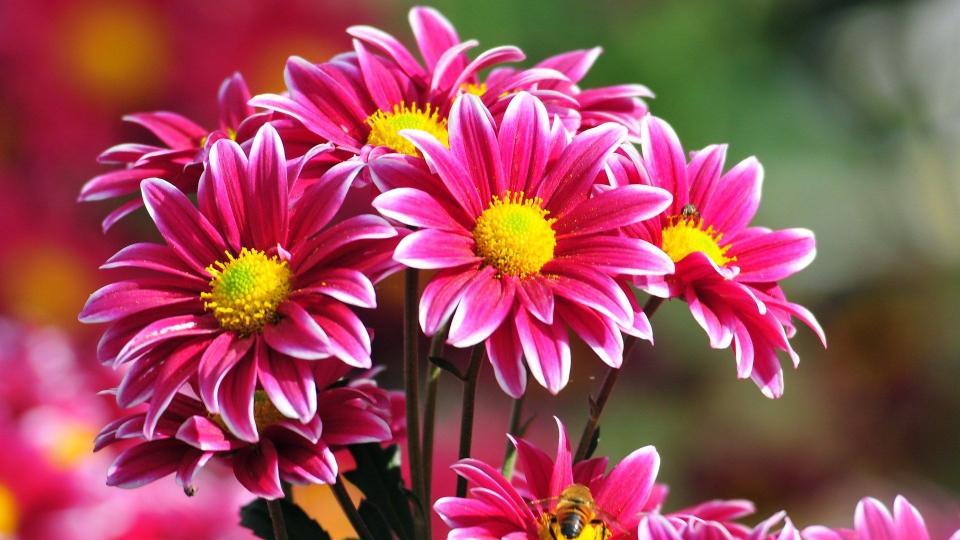
#> input picture Image Resizer Project/input_images/photo 1.jpg, 1920 x 1080 px (shown at 1/2 size); its folder holds 2 pictures in this run
$ python image_resizer.py
#> lines starting #> are read from the running program, lines starting #| are printed output that depends on the picture
import os
from PIL import Image

input_folder = "input_images"
output_folder = "output_images"

if not os.path.exists(output_folder):
    os.makedirs(output_folder)

for filename in os.listdir(input_folder):
    if filename.endswith((".jpg", ".png", ".jpeg")):
        img = Image.open(os.path.join(input_folder, filename))
#> img is the input picture: PIL image 1920x1080 RGB; mean R, G, B 155, 75.4, 87.3
        img = img.resize((800, 600))
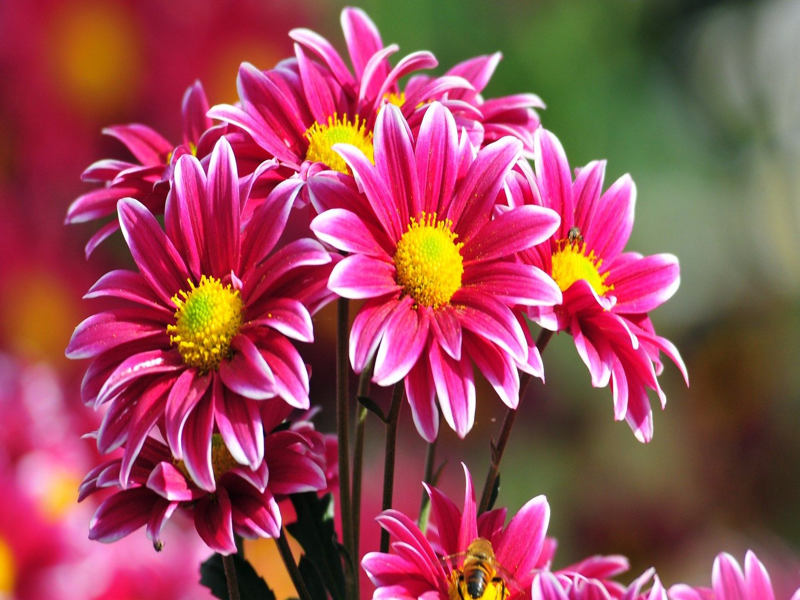
#> img: PIL image 800x600 RGB; mean R, G, B 155, 75.4, 87.3
        img.save(os.path.join(output_folder, filename))
        print("Resized:", filename)
#> pass 2 of the loop `for filename in os.listdir(input_folder):`:
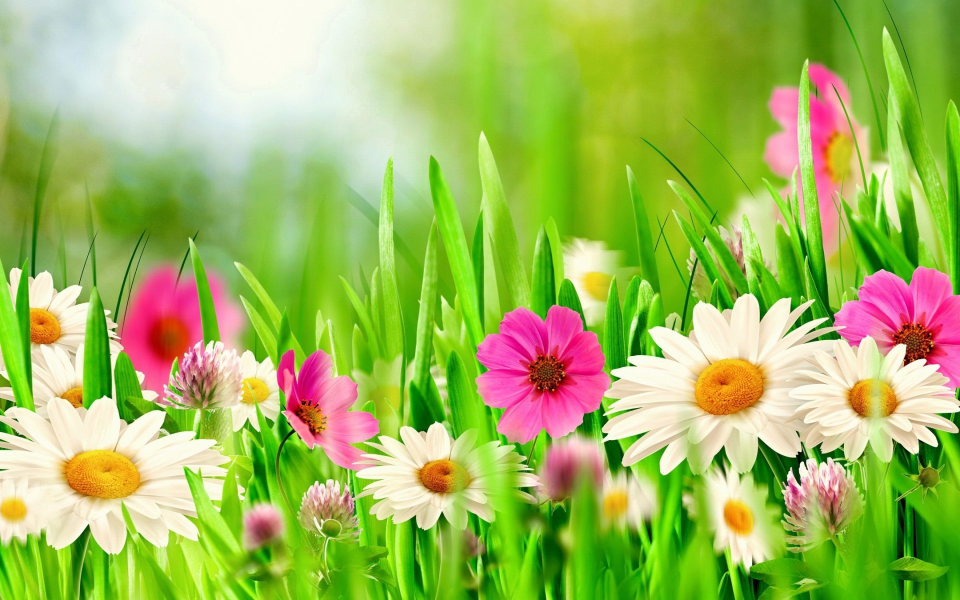
#> input picture Image Resizer Project/input_images/photo 2.jpg, 1920 x 1200 px (shown at 1/2 size)
#> img is the input picture: PIL image 1920x1200 RGB; mean R, G, B 160.2, 187.1, 93.2
#> `img = img.resize((800, 600))`:
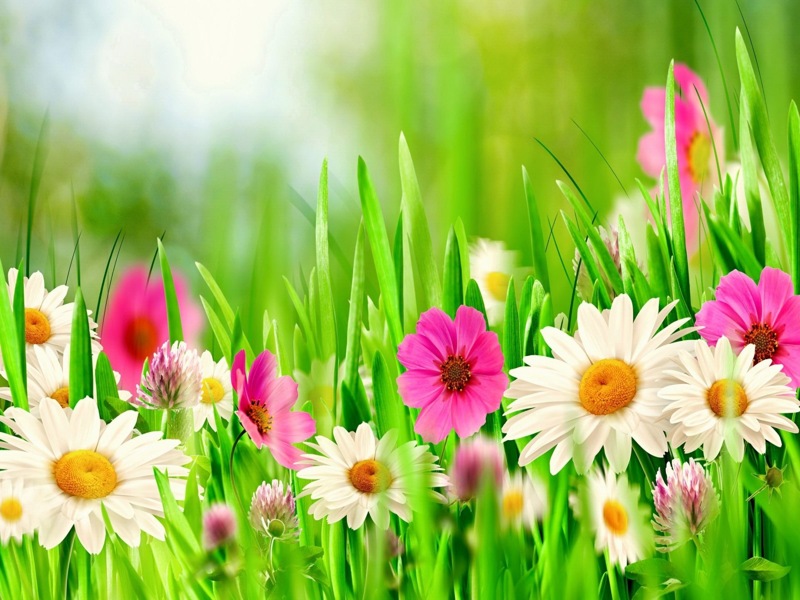
#> img: PIL image 800x600 RGB; mean R, G, B 160.2, 187.1, 93.2

print("Done!")
